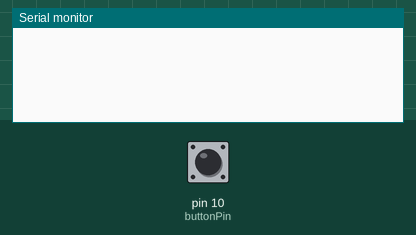
Bench run of a sketch on a simulated Arduino Uno, built with avr-gcc and run on an emulated ATmega328P. Shown: the last lines printed to the serial monitor. The test bench sets the inputs (shaded band); at power-on: pin 10 (buttonPin) LOW.

Above: at 1.2 s.
1.3 s: pin 10 (buttonPin) pulled HIGH for 0.15 s
At 2.5 s:
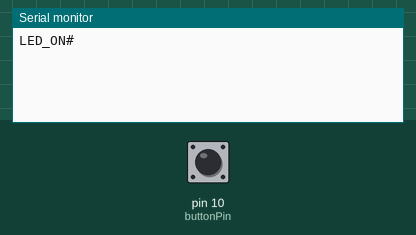
At 7.5 s:
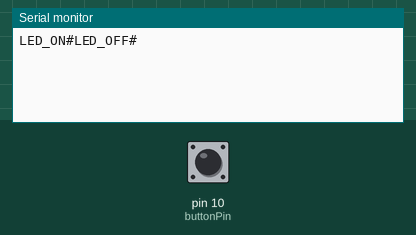

Measured:
- after the input at 1.3 s, the serial monitor: prints a new line at once (image 1)

The sketch:

test.ino
```cpp
#include <Arduino.h>


const int buttonPin = 10;
const int MAXLENGTH = 60;
const uint16_t ADDRESS = 0x0102;
const uint8_t CHANNEL = 0x17;

struct Data {
  uint16_t address;
  uint8_t channel;
  char *data;
};

int state;
int pre_state;

void setup() {
  Serial.begin(9600);
  pinMode(buttonPin, INPUT);
  state = 0;
  pre_state = 0;
}

void loop() {
  state = digitalRead(buttonPin);
  if (state != pre_state) {
    if (state == HIGH) {
      Serial.print("LED_ON#");

    } else if (state == LOW) {
      // Serialize the struct into a byte array
      Serial.print("LED_OFF#");
    }
    pre_state = state;
    delay(5000);
  }
}
```
